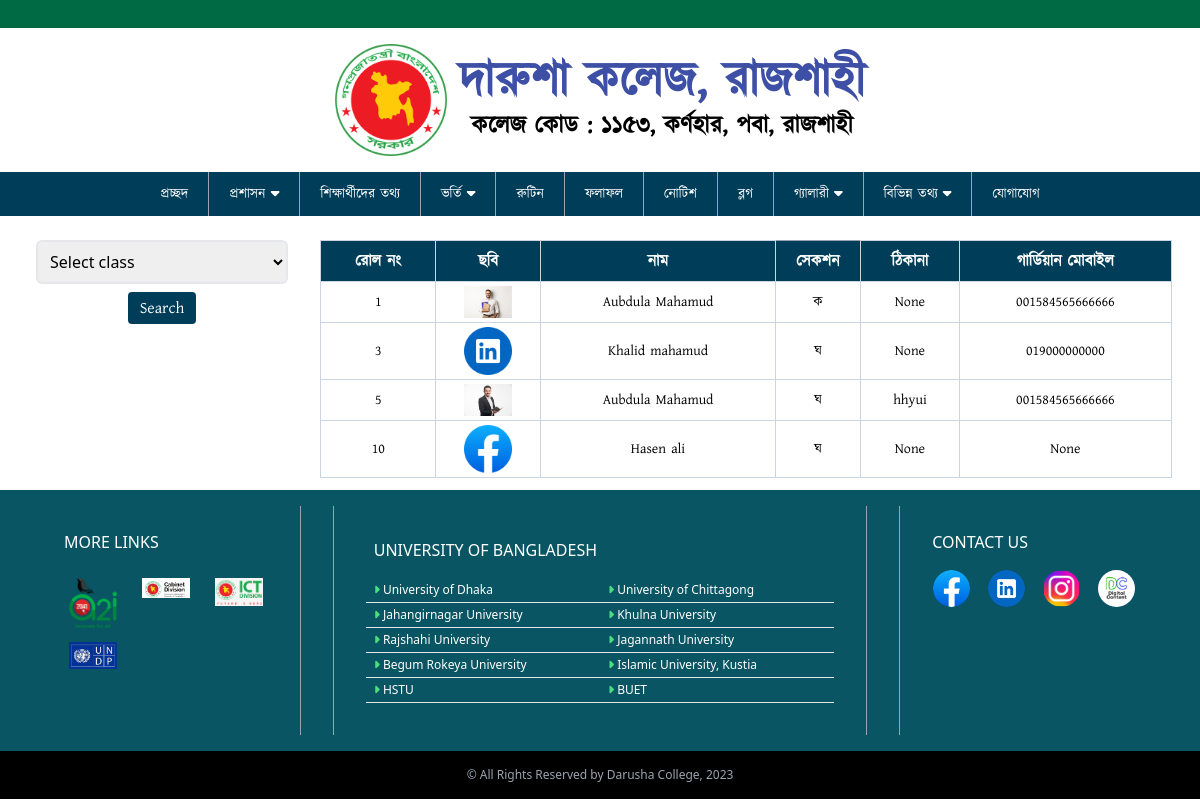
Page /students_info/ on the committed database.
### main_app/models.py (models this page shows)
class Add_Student_info(models.Model):
    Class_Name =(
        ('class_1','class_1'),
        ('class_2','class_2'),
        ('class_3','class_3'),
        ('class_4','class_4'),
        ('class_5','class_5'),
        ('class_6','class_6'),
        ('class_7','class_7'),
        ('class_8','class_8'),
        ('class_9','class_9'),
        ('class_10','class_10'),
        ('inter_first_year','inter_first_year'),
        ('inter_second_year','inter_second_year'),
    )
    select_class = models.CharField(max_length=200,choices=Class_Name)
    student_class_roll = models.IntegerField()
    student_name = models.CharField(max_length=200)
    student_image = models.ImageField(upload_to='student_image')
    guardian_number_1 = models.CharField(max_length=15, blank=True, null=True)
    guardian_number_2 = models.CharField(max_length=15, blank=True, null=True)
    address = models.CharField(max_length=500, blank=True, null=True)
    Section =(
        ('ক','ক'),
        ('খ','খ'),
        ('গ','গ'),
        ('ঘ','ঘ'),
        ('ঙ','ঙ'),
        ('চ','চ'),
        ('ছ','ছ'),
    )
    select_sections = models.CharField(max_length=5,choices=Section)
    class Meta:
        verbose_name_plural = 'Add Student info'
        ordering = ['student_class_roll']
    def __str__(self):
        return self.student_name + ' (' + self.select_class +')' + '( ' + self.select_sections + ' )'

### main_app/views.py (the view)
# urls.py: path('students_info/',students_info ,name='students_info'),
def students_info(request):
    if request.method == 'GET':
        class_name = request.GET.get('class')
        print(class_name)
        if class_name:
            students = Add_Student_info.objects.filter(select_class=class_name)
            print(students)
        else:
            students = Add_Student_info.objects.all()
            print(students)
    context = {
        'students': students,
    }
    return render(request, 'main_app/student_info.html', context)

### main_app/templates/main_app/student_info.html (shortened to what this page needs)
{% extends 'main_app/bass.html' %}
{% block content %}
<main class="flex flex-col lg:flex-row mt-6 px-4">
    <aside class="lg:w-1/4 p-5 pt-0">
      <form action="" method="GET">
        <select
          name="class"
          required
          class="w-full border-2 rounded-md p-2 font-sans mb-2"
        >
          <option value="" selected>Select class</option>
        </select>
        <div class=" text-center">
            <button type="submit" class="bg-navBg text-white rounded py-1 px-3 ">Search</button>
        </div>
      </form>
    </aside>
    <section class="lg:w-3/4 p-3 pt-0">
      <div class="">
        <table
          class="table-auto w-full border-collapse border border-slate-400"
        >
          <thead>
            <tr class="bg-navBg text-white">
              <th class="p-2 border border-slate-300">রোল নং</th>
              <th class="p-2 border border-slate-300">ছবি</th>
              <th class="p-2 border border-slate-300">নাম</th>
              <th class="p-2border border-slate-300">সেকশন</th>
              <th class="p-2 border border-slate-300">ঠিকানা</th>
              <th class="p-2 border border-slate-300">গার্ডিয়ান মোবাইল</th>
            </tr>
          </thead>
          <tbody class="text-sm">
            {% for x in students %}
            <tr>
                <td class="text-center p-2 border border-slate-300">{{x.student_class_roll}}</td>
                <td class="p-1 text-center border border-slate-300">
                  <img
                    src="{{x.student_image.url}}" alt="" class="m-auto w-12"
                  />
                </td>
                <td class="p-2 text-center border border-slate-300">{{ x.student_name }}</td>
                <td class="p-2 text-center border border-slate-300">{{ x.select_sections }}</td>
                <td class="text-center p-2 border border-slate-300">{{ x.address }}</td>
                <td class="text-center p-2 border border-slate-300">{{ x.guardian_number_1 }}</td>
              </tr>
            {% endfor %}
          </tbody>
        </table>
      </div>
    </section>
  </main>
{% endblock %}

### main_app/templates/main_app/bass.html (style rules this page uses)
body { transition: 0.9s; }

### rows in the picture
Add_Student_info: student_class_roll "1", student_image (picture), student_name "Aubdula Mahamud", select_sections "ক", address "None", guardian_number_1 "001584565666666"
Add_Student_info: student_class_roll "3", student_image (picture), student_name "Khalid mahamud", select_sections "ঘ", address "None", guardian_number_1 "019000000000"
Add_Student_info: student_class_roll "5", student_image (picture), student_name "Aubdula Mahamud", select_sections "ঘ", address "hhyui", guardian_number_1 "001584565666666"
Add_Student_info: student_class_roll "10", student_image (picture), student_name "Hasen ali", select_sections "ঘ", address "None", guardian_number_1 "None"
